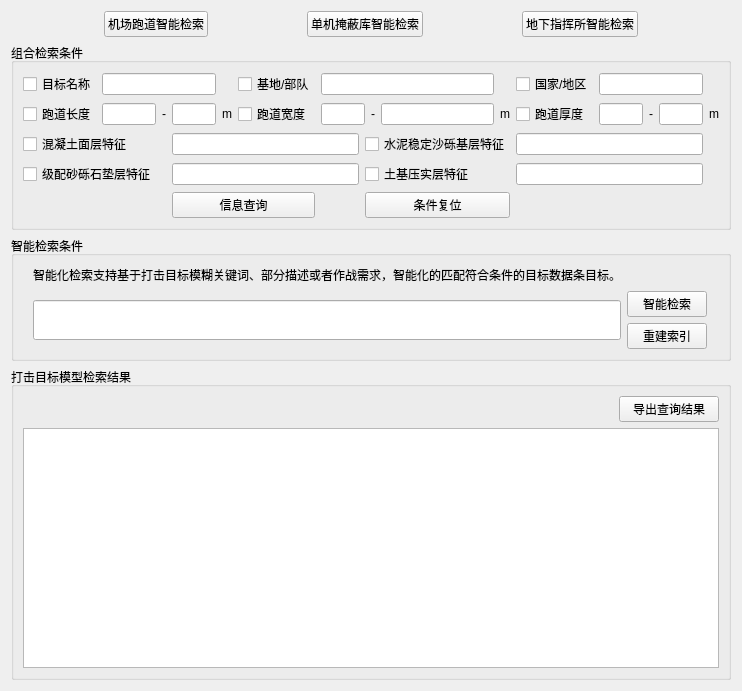
<?xml version="1.0" encoding="UTF-8"?>
<ui version="4.0">
 <class>Frm_Q_Ammunition</class>
 <widget class="QWidget" name="Frm_Q_Ammunition">
  <property name="geometry">
   <rect>
    <x>0</x>
    <y>0</y>
    <width>742</width>
    <height>643</height>
   </rect>
  </property>
  <property name="windowTitle">
   <string>打击目标智能检索</string>
  </property>
  <layout class="QGridLayout" name="gridLayout_4">
   <item row="0" column="0">
    <spacer name="horizontalSpacer_12">
     <property name="orientation">
      <enum>Qt::Horizontal</enum>
     </property>
     <property name="sizeHint" stdset="0">
      <size>
       <width>91</width>
       <height>21</height>
      </size>
     </property>
    </spacer>
   </item>
   <item row="0" column="1">
    <widget class="QPushButton" name="btn_combination_2">
     <property name="text">
      <string>机场跑道智能检索</string>
     </property>
    </widget>
   </item>
   <item row="0" column="2">
    <spacer name="horizontalSpacer_15">
     <property name="orientation">
      <enum>Qt::Horizontal</enum>
     </property>
     <property name="sizeHint" stdset="0">
      <size>
       <width>91</width>
       <height>21</height>
      </size>
     </property>
    </spacer>
   </item>
   <item row="0" column="3">
    <widget class="QPushButton" name="btn_combination_3">
     <property name="text">
      <string>单机掩蔽库智能检索</string>
     </property>
    </widget>
   </item>
   <item row="0" column="4">
    <spacer name="horizontalSpacer_16">
     <property name="orientation">
      <enum>Qt::Horizontal</enum>
     </property>
     <property name="sizeHint" stdset="0">
      <size>
       <width>91</width>
       <height>21</height>
      </size>
     </property>
    </spacer>
   </item>
   <item row="0" column="5">
    <widget class="QPushButton" name="btn_combination_4">
     <property name="text">
      <string>地下指挥所智能检索</string>
     </property>
    </widget>
   </item>
   <item row="0" column="6">
    <spacer name="horizontalSpacer_17">
     <property name="orientation">
      <enum>Qt::Horizontal</enum>
     </property>
     <property name="sizeHint" stdset="0">
      <size>
       <width>91</width>
       <height>21</height>
      </size>
     </property>
    </spacer>
   </item>
   <item row="2" column="0" colspan="7">
    <widget class="QGroupBox" name="groupBox_2">
     <property name="title">
      <string>智能检索条件</string>
     </property>
     <layout class="QGridLayout" name="gridLayout">
      <item row="1" column="1" rowspan="2">
       <widget class="QLineEdit" name="txt_nlp">
        <property name="minimumSize">
         <size>
          <width>0</width>
          <height>40</height>
         </size>
        </property>
        <property name="text">
         <string/>
        </property>
       </widget>
      </item>
      <item row="2" column="0">
       <spacer name="horizontalSpacer_13">
        <property name="orientation">
         <enum>Qt::Horizontal</enum>
        </property>
        <property name="sizeHint" stdset="0">
         <size>
          <width>46</width>
          <height>20</height>
         </size>
        </property>
       </spacer>
      </item>
      <item row="2" column="2">
       <widget class="QPushButton" name="btn_nlp_rebuild">
        <property name="statusTip">
         <string/>
        </property>
        <property name="text">
         <string>重建索引</string>
        </property>
       </widget>
      </item>
      <item row="1" column="0">
       <spacer name="horizontalSpacer_3">
        <property name="orientation">
         <enum>Qt::Horizontal</enum>
        </property>
        <property name="sizeHint" stdset="0">
         <size>
          <width>46</width>
          <height>20</height>
         </size>
        </property>
       </spacer>
      </item>
      <item row="0" column="1">
       <widget class="QLabel" name="label_7">
        <property name="text">
         <string>智能化检索支持基于打击目标模糊关键词、部分描述或者作战需求，智能化的匹配符合条件的目标数据条目标。</string>
        </property>
       </widget>
      </item>
      <item row="1" column="2">
       <widget class="QPushButton" name="btn_nlp_search">
        <property name="text">
         <string>智能检索</string>
        </property>
       </widget>
      </item>
      <item row="0" column="0">
       <spacer name="horizontalSpacer">
        <property name="orientation">
         <enum>Qt::Horizontal</enum>
        </property>
        <property name="sizeHint" stdset="0">
         <size>
          <width>46</width>
          <height>20</height>
         </size>
        </property>
       </spacer>
      </item>
      <item row="0" column="2" colspan="2">
       <spacer name="horizontalSpacer_2">
        <property name="orientation">
         <enum>Qt::Horizontal</enum>
        </property>
        <property name="sizeHint" stdset="0">
         <size>
          <width>127</width>
          <height>20</height>
         </size>
        </property>
       </spacer>
      </item>
     </layout>
    </widget>
   </item>
   <item row="3" column="0" colspan="7">
    <widget class="QGroupBox" name="groupBox_3">
     <property name="title">
      <string>打击目标模型检索结果</string>
     </property>
     <layout class="QGridLayout" name="gridLayout_3">
      <item row="0" column="0">
       <widget class="QLabel" name="lb_noti">
        <property name="text">
         <string/>
        </property>
        <property name="alignment">
         <set>Qt::AlignCenter</set>
        </property>
       </widget>
      </item>
      <item row="2" column="0" colspan="2">
       <widget class="QTableView" name="tv_result">
        <property name="minimumSize">
         <size>
          <width>0</width>
          <height>240</height>
         </size>
        </property>
       </widget>
      </item>
      <item row="0" column="1" rowspan="2">
       <widget class="QPushButton" name="btn_export">
        <property name="maximumSize">
         <size>
          <width>100</width>
          <height>16777215</height>
         </size>
        </property>
        <property name="text">
         <string>导出查询结果</string>
        </property>
       </widget>
      </item>
     </layout>
    </widget>
   </item>
   <item row="1" column="0" colspan="7">
    <widget class="QGroupBox" name="groupBox">
     <property name="title">
      <string>组合检索条件</string>
     </property>
     <layout class="QGridLayout" name="gridLayout_2">
      <item row="0" column="0">
       <widget class="QCheckBox" name="RunwayName">
        <property name="text">
         <string>目标名称</string>
        </property>
       </widget>
      </item>
      <item row="0" column="1" colspan="4">
       <widget class="QLineEdit" name="RunwayName01">
        <property name="text">
         <string/>
        </property>
       </widget>
      </item>
      <item row="0" column="6">
       <widget class="QCheckBox" name="Base">
        <property name="text">
         <string>基地/部队</string>
        </property>
       </widget>
      </item>
      <item row="0" column="7" colspan="4">
       <widget class="QLineEdit" name="Base02">
        <property name="text">
         <string/>
        </property>
       </widget>
      </item>
      <item row="0" column="12">
       <widget class="QCheckBox" name="Country">
        <property name="text">
         <string>国家/地区</string>
        </property>
       </widget>
      </item>
      <item row="0" column="13" colspan="3">
       <widget class="QLineEdit" name="Country01">
        <property name="text">
         <string/>
        </property>
       </widget>
      </item>
      <item row="1" column="0">
       <widget class="QCheckBox" name="RLength">
        <property name="text">
         <string>跑道长度</string>
        </property>
       </widget>
      </item>
      <item row="1" column="1" colspan="2">
       <widget class="QLineEdit" name="RLength01">
        <property name="text">
         <string/>
        </property>
       </widget>
      </item>
      <item row="1" column="3">
       <widget class="QLabel" name="RLength02">
        <property name="text">
         <string>-</string>
        </property>
       </widget>
      </item>
      <item row="1" column="4">
       <widget class="QLineEdit" name="RLength03">
        <property name="text">
         <string/>
        </property>
       </widget>
      </item>
      <item row="1" column="5">
       <widget class="QLabel" name="RLength04">
        <property name="text">
         <string>m</string>
        </property>
       </widget>
      </item>
      <item row="1" column="6">
       <widget class="QCheckBox" name="RWidth">
        <property name="text">
         <string>跑道宽度</string>
        </property>
       </widget>
      </item>
      <item row="1" column="7" colspan="2">
       <widget class="QLineEdit" name="RWidth01">
        <property name="text">
         <string/>
        </property>
       </widget>
      </item>
      <item row="1" column="9">
       <widget class="QLabel" name="RWidth02">
        <property name="text">
         <string>-</string>
        </property>
       </widget>
      </item>
      <item row="1" column="10">
       <widget class="QLineEdit" name="RWidth03">
        <property name="text">
         <string/>
        </property>
       </widget>
      </item>
      <item row="1" column="11">
       <widget class="QLabel" name="RWidth04">
        <property name="text">
         <string>m</string>
        </property>
       </widget>
      </item>
      <item row="1" column="12">
       <widget class="QCheckBox" name="checkBox">
        <property name="text">
         <string>跑道厚度</string>
        </property>
       </widget>
      </item>
      <item row="1" column="13">
       <widget class="QLineEdit" name="txt_maxspeed_a">
        <property name="text">
         <string/>
        </property>
       </widget>
      </item>
      <item row="1" column="14">
       <widget class="QLabel" name="label_6">
        <property name="text">
         <string>-</string>
        </property>
       </widget>
      </item>
      <item row="1" column="15">
       <widget class="QLineEdit" name="txt_maxspeed_b">
        <property name="text">
         <string/>
        </property>
       </widget>
      </item>
      <item row="1" column="16">
       <widget class="QLabel" name="label_5">
        <property name="text">
         <string>m</string>
        </property>
       </widget>
      </item>
      <item row="2" column="0" colspan="2">
       <widget class="QCheckBox" name="PCCSC">
        <property name="text">
         <string>混凝土面层特征</string>
        </property>
       </widget>
      </item>
      <item row="2" column="2" colspan="2">
       <spacer name="horizontalSpacer_10">
        <property name="orientation">
         <enum>Qt::Horizontal</enum>
        </property>
        <property name="sizeHint" stdset="0">
         <size>
          <width>44</width>
          <height>17</height>
         </size>
        </property>
       </spacer>
      </item>
      <item row="2" column="8" colspan="4">
       <widget class="QCheckBox" name="CTBC">
        <property name="text">
         <string>水泥稳定沙砾基层特征</string>
        </property>
       </widget>
      </item>
      <item row="3" column="0" colspan="3">
       <widget class="QCheckBox" name="GCSS">
        <property name="text">
         <string>级配砂砾石垫层特征</string>
        </property>
       </widget>
      </item>
      <item row="3" column="3">
       <spacer name="horizontalSpacer_18">
        <property name="orientation">
         <enum>Qt::Horizontal</enum>
        </property>
        <property name="sizeHint" stdset="0">
         <size>
          <width>40</width>
          <height>20</height>
         </size>
        </property>
       </spacer>
      </item>
      <item row="3" column="8" colspan="3">
       <widget class="QCheckBox" name="CS">
        <property name="text">
         <string>土基压实层特征</string>
        </property>
       </widget>
      </item>
      <item row="4" column="0" colspan="3">
       <spacer name="horizontalSpacer_5">
        <property name="orientation">
         <enum>Qt::Horizontal</enum>
        </property>
        <property name="sizeHint" stdset="0">
         <size>
          <width>126</width>
          <height>20</height>
         </size>
        </property>
       </spacer>
      </item>
      <item row="4" column="7">
       <spacer name="horizontalSpacer_6">
        <property name="orientation">
         <enum>Qt::Horizontal</enum>
        </property>
        <property name="sizeHint" stdset="0">
         <size>
          <width>61</width>
          <height>20</height>
         </size>
        </property>
       </spacer>
      </item>
      <item row="4" column="13" colspan="3">
       <spacer name="horizontalSpacer_7">
        <property name="orientation">
         <enum>Qt::Horizontal</enum>
        </property>
        <property name="sizeHint" stdset="0">
         <size>
          <width>119</width>
          <height>20</height>
         </size>
        </property>
       </spacer>
      </item>
      <item row="4" column="4" colspan="3">
       <widget class="QPushButton" name="btn_combination">
        <property name="text">
         <string>信息查询</string>
        </property>
       </widget>
      </item>
      <item row="4" column="8" colspan="4">
       <widget class="QPushButton" name="btn_condition_reset">
        <property name="text">
         <string>条件复位</string>
        </property>
       </widget>
      </item>
      <item row="2" column="12" colspan="4">
       <widget class="QLineEdit" name="CTBC01">
        <property name="text">
         <string/>
        </property>
       </widget>
      </item>
      <item row="3" column="12" colspan="4">
       <widget class="QLineEdit" name="CS01">
        <property name="text">
         <string/>
        </property>
       </widget>
      </item>
      <item row="2" column="4" colspan="4">
       <widget class="QLineEdit" name="PCCSC01">
        <property name="text">
         <string/>
        </property>
       </widget>
      </item>
      <item row="3" column="4" colspan="4">
       <widget class="QLineEdit" name="GCSS01">
        <property name="text">
         <string/>
        </property>
       </widget>
      </item>
     </layout>
    </widget>
   </item>
  </layout>
 </widget>
 <resources/>
 <connections/>
</ui>
